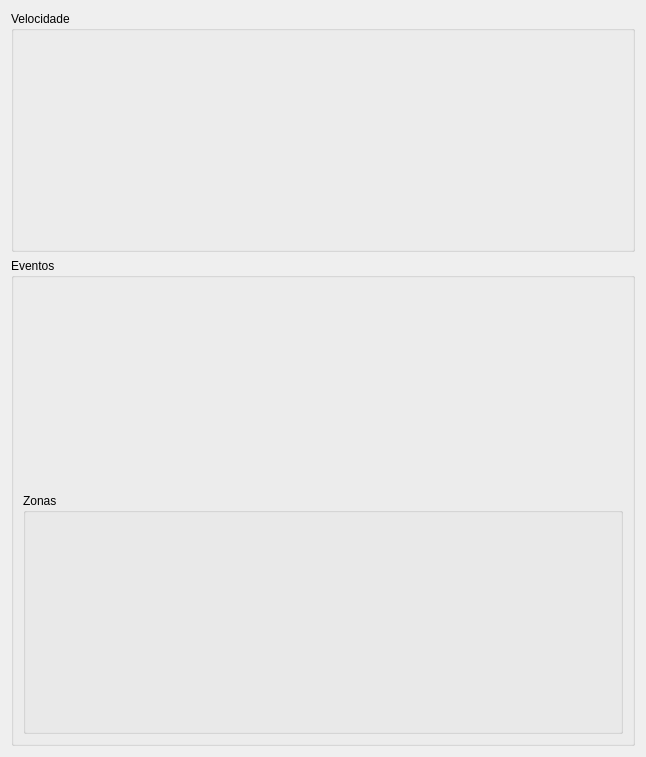
              <widget class="QWidget" name="scrollAreaWidgetContents_2">
               <property name="geometry">
                <rect>
                 <x>0</x>
                 <y>-439</y>
                 <width>646</width>
                 <height>729</height>
                </rect>
               </property>
               <layout class="QVBoxLayout" name="verticalLayout_26">
                <item>
                 <widget class="QGroupBox" name="groupBox_6">
                  <property name="title">
                   <string>Velocidade</string>
                  </property>
                  <layout class="QVBoxLayout" name="verticalLayout_27">
                   <item>
                    <widget class="QCustomPlot" name="graphVel" native="true">
                     <property name="minimumSize">
                      <size>
                       <width>0</width>
                       <height>200</height>
                      </size>
                     </property>
                    </widget>
                   </item>
                  </layout>
                 </widget>
                </item>
                <item>
                 <widget class="QGroupBox" name="groupBox_8">
                  <property name="title">
                   <string>Eventos</string>
                  </property>
                  <layout class="QVBoxLayout" name="verticalLayout_28">
                   <item>
                    <widget class="QCustomPlot" name="graphEvents" native="true">
                     <property name="minimumSize">
                      <size>
                       <width>0</width>
                       <height>200</height>
                      </size>
                     </property>
                    </widget>
                   </item>
                   <item>
                    <widget class="QGroupBox" name="groupBox_9">
                     <property name="title">
                      <string>Zonas</string>
                     </property>
                     <layout class="QVBoxLayout" name="verticalLayout_29">
                      <item>
                       <widget class="QCustomPlot" name="graphZonePermTime" native="true">
                        <property name="minimumSize">
                         <size>
                          <width>0</width>
                          <height>200</height>
                         </size>
                        </property>
                       </widget>
                      </item>
                     </layout>
                    </widget>
                   </item>
                  </layout>
                 </widget>
                </item>
               </layout>
              </widget>
